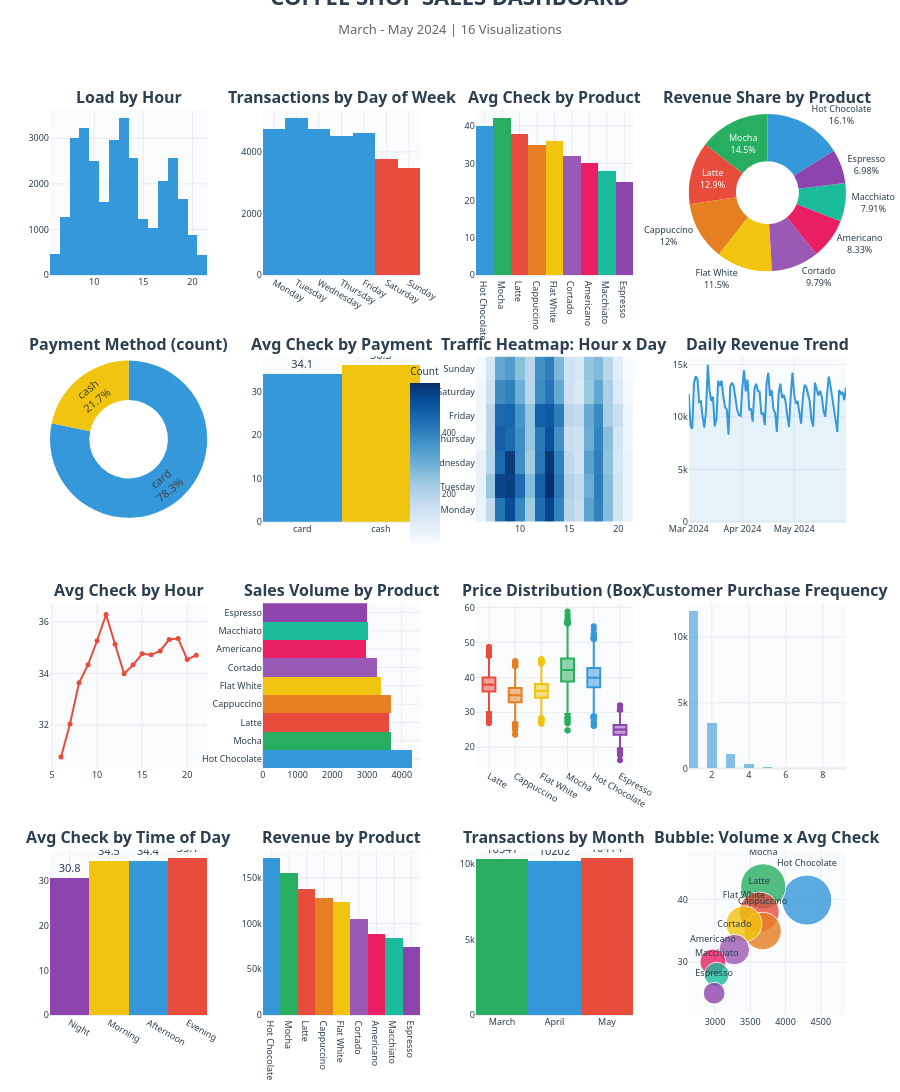

The cell this chart's notebook holds for it:
### Markdown cell above
## Ключевые выводы

   -  Операционная эффективность: Загрузка неравномерна. Рекомендуется оптимизировать графики смен бариста, усиливая смены в часы пик (8-10, 12-14) и рассматривать варианты стимулирования спроса в мертвые зоны.
   -  Ассортиментная стратегия: Группа А (Latte, Cappuccino, Americano, Espresso) формирует 80% выручки. Необходимо обеспечить бесперебойное наличие ингредиентов для этих позиций. Позиции группы С требуют анализа себестоимости.
   -  Клиентский опыт и лояльность: Наблюдается четкая сегрегация между анонимными и лояльными клиентами. Модель машинного обучения подтвердила, что напиток и время являются предикторами типа оплаты.
   -  Удержание: Более 60% карточных клиентов совершили менее 3 покупок за 3 месяца. Требуется внедрение механик реактивации для перевода разовых покупателей в категорию постоянных.

### Code cell
import pandas as pd
import numpy as np
import plotly.graph_objects as go
from plotly.subplots import make_subplots
import warnings
warnings.filterwarnings('ignore')

# 1. LOAD AND PREPARE DATA
file_path = 'index_1_1.csv'

df = pd.read_csv(file_path, header=None,
                 names=['Date', 'DateTime', 'Payment_Method',
                        'Customer_ID', 'Amount', 'Product'])

if df.iloc[0]['Date'] in ('date', 'Date', 'DATE'):
    df = df.iloc[1:].reset_index(drop=True)

# Convert types safely
df['Amount'] = pd.to_numeric(df['Amount'], errors='coerce')
df['Date'] = pd.to_datetime(df['Date'], errors='coerce')
df['DateTime'] = pd.to_datetime(df['DateTime'], errors='coerce')
df = df.dropna(subset=['Amount', 'Date', 'DateTime'])

# Extract time features
df['Hour'] = df['DateTime'].dt.hour
df['DayOfWeek'] = df['DateTime'].dt.dayofweek
df['DayName'] = df['DateTime'].dt.day_name()
df['Month'] = df['DateTime'].dt.month
df['MonthName'] = df['DateTime'].dt.month_name()

print(f"Rows loaded: {len(df)}")
print(f"Period: {df['Date'].min().date()} - {df['Date'].max().date()}")
print(f"Columns: {list(df.columns)}")

# 2. PALETTE AND AGGREGATIONS

palette = {
    'Latte': '#E74C3C',
    'Cappuccino': '#E67E22',
    'Flat White': '#F1C40F',
    'Mocha': '#27AE60',
    'Hot Chocolate': '#3498DB',
    'Espresso': '#8E44AD',
    'Americano': '#E91E63',
    'Macchiato': '#1ABC9C',
    'Cortado': '#9B59B6'
}

products = list(palette.keys())

# Hourly
hourly = df.groupby('Hour').agg(
    transactions=('Amount', 'count'),
    revenue=('Amount', 'sum'),
    avg_check=('Amount', 'mean')
).reset_index()

# Day of week
dow_order = ['Monday', 'Tuesday', 'Wednesday', 'Thursday',
             'Friday', 'Saturday', 'Sunday']
daily = df.groupby('DayName').agg(
    transactions=('Amount', 'count'),
    revenue=('Amount', 'sum'),
    avg_check=('Amount', 'mean')
).reindex(dow_order).reset_index()

# By product
by_product = df.groupby('Product').agg(
    count=('Amount', 'count'),
    revenue=('Amount', 'sum'),
    avg_check=('Amount', 'mean'),
    min_price=('Amount', 'min'),
    max_price=('Amount', 'max')
).sort_values('revenue', ascending=False).reset_index()

# By payment method
by_payment = df.groupby('Payment_Method').agg(
    count=('Amount', 'count'),
    revenue=('Amount', 'sum'),
    avg_check=('Amount', 'mean')
).reset_index()

# Heatmap: Hour x DayOfWeek
heatmap_data = df.pivot_table(
    index='DayName', columns='Hour',
    values='Amount', aggfunc='count', fill_value=0
)
heatmap_data = heatmap_data.reindex(dow_order)

# Daily time series
daily_ts = df.groupby('Date').agg(
    transactions=('Amount', 'count'),
    revenue=('Amount', 'sum')
).reset_index()

# Avg check by time of day
time_bins = pd.cut(df['Hour'], bins=[0, 6, 12, 17, 22],
                   labels=['Night', 'Morning', 'Afternoon', 'Evening'],
                   include_lowest=True)
time_avg = df.groupby(time_bins, observed=True)['Amount'].mean().reset_index()
time_avg.columns = ['TimeOfDay', 'AvgCheck']

# Customer frequency
card_clients = df[df['Payment_Method'] == 'card'].groupby('Customer_ID').size().reset_index(name='purchases')
cash_clients = df[df['Payment_Method'] == 'cash'].groupby('Customer_ID').size().reset_index(name='purchases')

# Monthly
monthly = df.groupby('MonthName').agg(
    transactions=('Amount', 'count'),
    revenue=('Amount', 'sum')
).reindex(['March', 'April', 'May']).reset_index()

# 3. BUILD DASHBOARD (4x4 = 16 charts)

fig = make_subplots(
    rows=4, cols=4,
    subplot_titles=(
        "<b>Load by Hour</b>",
        "<b>Transactions by Day of Week</b>",
        "<b>Avg Check by Product</b>",
        "<b>Revenue Share by Product</b>",
        "<b>Payment Method (count)</b>",
        "<b>Avg Check by Payment</b>",
        "<b>Traffic Heatmap: Hour x Day</b>",
        "<b>Daily Revenue Trend</b>",
        "<b>Avg Check by Hour</b>",
        "<b>Sales Volume by Product</b>",
        "<b>Price Distribution (Box)</b>",
        "<b>Customer Purchase Frequency</b>",
        "<b>Avg Check by Time of Day</b>",
        "<b>Revenue by Product</b>",
        "<b>Transactions by Month</b>",
        "<b>Bubble: Volume x Avg Check</b>"
    ),
    specs=[
        [{"secondary_y": False}, {"secondary_y": False}, {"secondary_y": False}, {"type": "pie"}],
        [{"type": "pie"}, {"secondary_y": False}, {"secondary_y": False}, {"secondary_y": False}],
        [{"secondary_y": False}, {"secondary_y": False}, {"secondary_y": False}, {"secondary_y": False}],
        [{"secondary_y": False}, {"secondary_y": False}, {"secondary_y": False}, {"secondary_y": False}]
    ],
    vertical_spacing=0.09,
    horizontal_spacing=0.07
)

# --- ROW 1 ---
fig.add_trace(go.Bar(
    x=hourly['Hour'], y=hourly['transactions'],
    marker_color='#3498DB', marker_line_width=0,
    showlegend=False
), row=1, col=1)

day_colors = ['#3498DB']*5 + ['#E74C3C', '#E74C3C']
fig.add_trace(go.Bar(
    x=daily['DayName'], y=daily['transactions'],
    marker_color=day_colors, marker_line_width=0,
    showlegend=False
), row=1, col=2)

fig.add_trace(go.Bar(
    x=by_product['Product'], y=by_product['avg_check'],
    marker_color=[palette.get(p, '#999') for p in by_product['Product']],
    marker_line_width=0,
    showlegend=False
), row=1, col=3)

fig.add_trace(go.Pie(
    labels=by_product['Product'],
    values=by_product['revenue'],
    marker=dict(colors=[palette.get(p, '#999') for p in by_product['Product']]),
    textinfo='label+percent',
    textfont=dict(size=9),
    hole=0.4,
    showlegend=False
), row=1, col=4)

# --- ROW 2 ---
payment_colors = {'card': '#3498DB', 'cash': '#F1C40F'}
fig.add_trace(go.Pie(
    labels=by_payment['Payment_Method'],
    values=by_payment['count'],
    marker=dict(colors=[payment_colors.get(p, '#999') for p in by_payment['Payment_Method']]),
    textinfo='label+percent',
    hole=0.5,
    showlegend=False
), row=2, col=1)

fig.add_trace(go.Bar(
    x=by_payment['Payment_Method'], y=by_payment['avg_check'],
    marker_color=['#3498DB', '#F1C40F'],
    marker_line_width=0,
    text=[f"{v:.1f}" for v in by_payment['avg_check']],
    textposition='outside',
    showlegend=False
), row=2, col=2)

fig.add_trace(go.Heatmap(
    z=heatmap_data.values,
    x=heatmap_data.columns,
    y=heatmap_data.index,
    colorscale='Blues',
    showscale=True,
    colorbar=dict(title='Count', len=0.22, y=0.62, x=0.44,
                  tickfont=dict(size=8)),
    name='Traffic'
), row=2, col=3)

fig.add_trace(go.Scatter(
    x=daily_ts['Date'], y=daily_ts['revenue'],
    mode='lines', name='Revenue',
    line=dict(color='#3498DB', width=2),
    fill='tozeroy', fillcolor='rgba(52, 152, 219, 0.1)',
    showlegend=False
), row=2, col=4)

# --- ROW 3 ---
fig.add_trace(go.Scatter(
    x=hourly['Hour'], y=hourly['avg_check'],
    mode='lines+markers', name='Avg Check',
    line=dict(color='#E74C3C', width=2),
    marker=dict(size=5, color='#E74C3C'),
    showlegend=False
), row=3, col=1)

fig.add_trace(go.Bar(
    y=by_product['Product'], x=by_product['count'],
    orientation='h',
    marker_color=[palette.get(p, '#999') for p in by_product['Product']],
    marker_line_width=0,
    showlegend=False
), row=3, col=2)

for product in products[:6]:
    subset = df[df['Product'] == product]['Amount']
    fig.add_trace(go.Box(
        y=subset, name=product,
        marker_color=palette[product],
        showlegend=False,
        boxmean=True
    ), row=3, col=3)

fig.add_trace(go.Histogram(
    x=card_clients['purchases'], name='Card',
    marker_color='rgba(52, 152, 219, 0.6)',
    nbinsx=20, showlegend=False
), row=3, col=4)
fig.add_trace(go.Histogram(
    x=cash_clients['purchases'], name='Cash',
    marker_color='rgba(241, 196, 15, 0.6)',
    nbinsx=20, showlegend=False
), row=3, col=4)

# --- ROW 4 ---
time_colors = ['#8E44AD', '#F1C40F', '#3498DB', '#E74C3C']
fig.add_trace(go.Bar(
    x=time_avg['TimeOfDay'], y=time_avg['AvgCheck'],
    marker_color=time_colors[:len(time_avg)],
    marker_line_width=0,
    text=[f"{v:.1f}" for v in time_avg['AvgCheck']],
    textposition='outside',
    showlegend=False
), row=4, col=1)

fig.add_trace(go.Bar(
    x=by_product['Product'], y=by_product['revenue'],
    marker_color=[palette.get(p, '#999') for p in by_product['Product']],
    marker_line_width=0,
    showlegend=False
), row=4, col=2)

month_colors = ['#27AE60', '#3498DB', '#E74C3C']
fig.add_trace(go.Bar(
    x=monthly['MonthName'], y=monthly['transactions'],
    marker_color=month_colors[:len(monthly)],
    marker_line_width=0,
    text=monthly['transactions'], textposition='outside',
    showlegend=False
), row=4, col=3)

fig.add_trace(go.Scatter(
    x=by_product['count'], y=by_product['avg_check'],
    mode='markers+text',
    text=by_product['Product'],
    textposition='top center',
    textfont=dict(size=9),
    marker=dict(
        size=by_product['revenue'] / by_product['revenue'].max() * 50,
        color=[palette.get(p, '#999') for p in by_product['Product']],
        opacity=0.8,
        line=dict(width=1, color='white')
    ),
    showlegend=False
), row=4, col=4)

# 4. LIGHT THEME STYLING

fig.update_layout(
    title=dict(
        text="<b>COFFEE SHOP SALES DASHBOARD</b><br>"
             "<span style='font-size:13px; color:#666'>March - May 2024 | 16 Visualizations</span>",
        x=0.5, y=0.995,
        font=dict(size=22, color='#2C3E50', family='Segoe UI, Arial')
    ),
    paper_bgcolor='#FFFFFF',
    plot_bgcolor='#FAFBFC',
    font=dict(color='#2C3E50', family='Segoe UI, Arial', size=11),
    margin=dict(l=50, r=40, t=110, b=40),
    height=1500,
    hoverlabel_bgcolor='#FFFFFF',
    hoverlabel_bordercolor='#3498DB',
    showlegend=False
)

fig.update_xaxes(gridcolor='#E8ECF0', zerolinecolor='#E8ECF0',
                 tickfont=dict(size=9))
fig.update_yaxes(gridcolor='#E8ECF0', zerolinecolor='#E8ECF0',
                 tickfont=dict(size=9))

fig.show()

# 5. SUMMARY STATISTICS
print("=" * 60)
print("  COFFEE SHOP DASHBOARD | March - May 2024")
print("=" * 60)
print(f"  Total transactions:     {len(df):,}")
print(f"  Total revenue:          {df['Amount'].sum():,.0f}")
print(f"  Average check:          {df['Amount'].mean():.1f}")
print(f"  Period:                 {df['Date'].min().date()} to {df['Date'].max().date()}")
print(f"  Products:               {df['Product'].nunique()}")
print(f"  Unique customers:       {df['Customer_ID'].nunique():,}")
print(f"  Card / Cash:            {by_payment.iloc[0]['count']} / {by_payment.iloc[1]['count']}")
print(f"  Top product:            {by_product.iloc[0]['Product']}")
print(f"  Peak hour:              {hourly.loc[hourly['transactions'].idxmax(), 'Hour']}:00")
print("=" * 60)

### Figure 1 — Plotly figure (JSON) as saved in the notebook; plotly's stock layout.template omitted (floating-point values rounded to 4 significant figures; data arrays with more than 128 entries replaced by an {"elided": "..."} marker saying what was removed)
{"data": [{"marker": {"color": "#3498DB", "line": {"width": 0}}, "showlegend": false, "type": "bar", "x": [6, 7, 8, 9, 10, 11, 12, 13, 14, 15, 16, 17, 18, 19, 20, 21], "xaxis": "x", "y": [461, 1281, 3014, 3221, 2495, 1603, 2962, 3439, 2573, 1228, 1040, 2066, 2577, 1672, 885, 440], "yaxis": "y"}, {"marker": {"color": ["#3498DB", "#3498DB", "#3498DB", "#3498DB", "#3498DB", "#E74C3C", "#E74C3C"], "line": {"width": 0}}, "showlegend": false, "type": "bar", "x": ["Monday", "Tuesday", "Wednesday", "Thursday", "Friday", "Saturday", "Sunday"], "xaxis": "x2", "y": [4731, 5091, 4746, 4529, 4608, 3785, 3467], "yaxis": "y2"}, {"marker": {"color": ["#3498DB", "#27AE60", "#E74C3C", "#E67E22", "#F1C40F", "#9B59B6", "#E91E63", "#1ABC9C", "#8E44AD"], "line": {"width": 0}}, "showlegend": false, "type": "bar", "x": ["Hot Chocolate", "Mocha", "Latte", "Cappuccino", "Flat White", "Cortado", "Americano", "Macchiato", "Espresso"], "xaxis": "x3", "y": [39.91, 42.11, 37.99, 34.95, 36.1, 31.97, 29.99, 27.98, 24.99], "yaxis": "y3"}, {"domain": {"x": [0.8025, 1], "y": [0.8175, 1]}, "hole": 0.4, "labels": ["Hot Chocolate", "Mocha", "Latte", "Cappuccino", "Flat White", "Cortado", "Americano", "Macchiato", "Espresso"], "marker": {"colors": ["#3498DB", "#27AE60", "#E74C3C", "#E67E22", "#F1C40F", "#9B59B6", "#E91E63", "#1ABC9C", "#8E44AD"]}, "showlegend": false, "textfont": {"size": 9}, "textinfo": "label+percent", "type": "pie", "values": [171700.0, 155100.0, 137800.0, 128500.0, 123100.0, 104700.0, 89070.0, 84600.0, 74670.0]}, {"domain": {"x": [0, 0.1975], "y": [0.545, 0.7275]}, "hole": 0.5, "labels": ["card", "cash"], "marker": {"colors": ["#3498DB", "#F1C40F"]}, "showlegend": false, "textinfo": "label+percent", "type": "pie", "values": [24226, 6731]}, {"marker": {"color": ["#3498DB", "#F1C40F"], "line": {"width": 0}}, "showlegend": false, "text": ["34.1", "36.3"], "textposition": "outside", "type": "bar", "x": ["card", "cash"], "xaxis": "x4", "y": [34.06, 36.26], "yaxis": "y4"}, {"colorbar": {"len": 0.22, "tickfont": {"size": 8}, "title": {"text": "Count"}, "x": 0.44, "y": 0.62}, "colorscale": [[0, "rgb(247,251,255)"], [0.125, "rgb(222,235,247)"], [0.25, "rgb(198,219,239)"], [0.375, "rgb(158,202,225)"], [0.5, "rgb(107,174,214)"], [0.625, "rgb(66,146,198)"], [0.75, "rgb(33,113,181)"], [0.875, "rgb(8,81,156)"], [1, "rgb(8,48,107)"]], "name": "Traffic", "showscale": true, "type": "heatmap", "x": [6, 7, 8, 9, 10, 11, 12, 13, 14, 15, 16, 17, 18, 19, 20, 21], "xaxis": "x5", "y": ["Monday", "Tuesday", "Wednesday", "Thursday", "Friday", "Saturday", "Sunday"], "yaxis": "y5", "z": [[75, 177, 427, 506, 389, 233, 441, 521, 396, 197, 163, 327, 401, 268, 136, 74], [78, 243, 521, 532, 440, 270, 465, 563, 411, 208, 174, 304, 404, 267, 136, 75], [81, 197, 450, 539, 374, 227, 424, 549, 398, 183, 141, 330, 402, 254, 123, 74], [58, 190, 470, 445, 374, 246, 415, 498, 371, 159, 149, 303, 394, 263, 131, 63], [63, 190, 451, 455, 359, 245, 470, 479, 407, 185, 175, 312, 383, 217, 155, 62], [59, 152, 380, 400, 298, 192, 375, 425, 311, 149, 116, 240, 319, 212, 106, 51], [47, 132, 315, 344, 261, 190, 372, 404, 279, 147, 122, 250, 274, 191, 98, 41]]}, {"fill": "tozeroy", "fillcolor": "rgba(52, 152, 219, 0.1)", "line": {"color": "#3498DB", "width": 2}, "mode": "lines", "name": "Revenue", "showlegend": false, "type": "scatter", "x": ["2024-03-01T00:00:00.000000000", "2024-03-02T00:00:00.000000000", "2024-03-03T00:00:00.000000000", "2024-03-04T00:00:00.000000000", "2024-03-05T00:00:00.000000000", "2024-03-06T00:00:00.000000000", "2024-03-07T00:00:00.000000000", "2024-03-08T00:00:00.000000000", "2024-03-09T00:00:00.000000000", "2024-03-10T00:00:00.000000000", "2024-03-11T00:00:00.000000000", "2024-03-12T00:00:00.000000000", "2024-03-13T00:00:00.000000000", "2024-03-14T00:00:00.000000000", "2024-03-15T00:00:00.000000000", "2024-03-16T00:00:00.000000000", "2024-03-17T00:00:00.000000000", "2024-03-18T00:00:00.000000000", "2024-03-19T00:00:00.000000000", "2024-03-20T00:00:00.000000000", "2024-03-21T00:00:00.000000000", "2024-03-22T00:00:00.000000000", "2024-03-23T00:00:00.000000000", "2024-03-24T00:00:00.000000000", "2024-03-25T00:00:00.000000000", "2024-03-26T00:00:00.000000000", "2024-03-27T00:00:00.000000000", "2024-03-28T00:00:00.000000000", "2024-03-29T00:00:00.000000000", "2024-03-30T00:00:00.000000000", "2024-03-31T00:00:00.000000000", "2024-04-01T00:00:00.000000000", "2024-04-02T00:00:00.000000000", "2024-04-03T00:00:00.000000000", "2024-04-04T00:00:00.000000000", "2024-04-05T00:00:00.000000000", "2024-04-06T00:00:00.000000000", "2024-04-07T00:00:00.000000000", "2024-04-08T00:00:00.000000000", "2024-04-09T00:00:00.000000000", "2024-04-10T00:00:00.000000000", "2024-04-11T00:00:00.000000000", "2024-04-12T00:00:00.000000000", "2024-04-13T00:00:00.000000000", "2024-04-14T00:00:00.000000000", "2024-04-15T00:00:00.000000000", "2024-04-16T00:00:00.000000000", "2024-04-17T00:00:00.000000000", "2024-04-18T00:00:00.000000000", "2024-04-19T00:00:00.000000000", "2024-04-20T00:00:00.000000000", "2024-04-21T00:00:00.000000000", "2024-04-22T00:00:00.000000000", "2024-04-23T00:00:00.000000000", "2024-04-24T00:00:00.000000000", "2024-04-25T00:00:00.000000000", "2024-04-26T00:00:00.000000000", "2024-04-27T00:00:00.000000000", "2024-04-28T00:00:00.000000000", "2024-04-29T00:00:00.000000000", "2024-04-30T00:00:00.000000000", "2024-05-01T00:00:00.000000000", "2024-05-02T00:00:00.000000000", "2024-05-03T00:00:00.000000000", "2024-05-04T00:00:00.000000000", "2024-05-05T00:00:00.000000000", "2024-05-06T00:00:00.000000000", "2024-05-07T00:00:00.000000000", "2024-05-08T00:00:00.000000000", "2024-05-09T00:00:00.000000000", "2024-05-10T00:00:00.000000000", "2024-05-11T00:00:00.000000000", "2024-05-12T00:00:00.000000000", "2024-05-13T00:00:00.000000000", "2024-05-14T00:00:00.000000000", "2024-05-15T00:00:00.000000000", "2024-05-16T00:00:00.000000000", "2024-05-17T00:00:00.000000000", "2024-05-18T00:00:00.000000000", "2024-05-19T00:00:00.000000000", "2024-05-20T00:00:00.000000000", "2024-05-21T00:00:00.000000000", "2024-05-22T00:00:00.000000000", "2024-05-23T00:00:00.000000000", "2024-05-24T00:00:00.000000000", "2024-05-25T00:00:00.000000000", "2024-05-26T00:00:00.000000000", "2024-05-27T00:00:00.000000000", "2024-05-28T00:00:00.000000000", "2024-05-29T00:00:00.000000000", "2024-05-30T00:00:00.000000000", "2024-05-31T00:00:00.000000000"], "xaxis": "x6", "y": [12180.0, 9195.0, 8875.0, 13200.0, 13880.0, 13620.0, 11420.0, 11500.0, 10020.0, 8986.0, 10690.0, 14970.0, 12520.0, 11500.0, 11940.0, 9105.0, 9784.0, 13470.0, 12950.0, 13470.0, 11970.0, 10950.0, 10720.0, 8298.0, 12960.0, 13270.0, 12930.0, 11560.0, 10680.0, 10180.0, 10100.0, 12840.0, 14440.0, 12430.0, 13560.0, 10720.0, 10740.0, 9553.0, 12700.0, 13170.0, 12470.0, 12390.0, 10260.0, 10390.0, 9218.0, 13100.0, 14220.0, 12010.0, 12530.0, 10750.0, 10370.0, 8582.0, 12220.0, 13180.0, 11820.0, 12090.0, 11500.0, 10150.0, 9039.0, 12010.0, 14240.0, 12160.0, 11270.0, 11520.0, 10200.0, 9368.0, 11740.0, 13060.0, 12880.0, 12200.0, 11500.0, 9729.0, 9094.0, 13280.0, 12750.0, 12050.0, 12500.0, 11930.0, 10560.0, 10030.0, 12080.0, 13860.0, 13010.0, 11870.0, 11000.0, 9889.0, 8559.0, 12570.0, 12220.0, 12380.0, 11610.0, 12800.0], "yaxis": "y6"}, {"line": {"color": "#E74C3C", "width": 2}, "marker": {"color": "#E74C3C", "size": 5}, "mode": "lines+markers", "name": "Avg Check", "showlegend": false, "type": "scatter", "x": [6, 7, 8, 9, 10, 11, 12, 13, 14, 15, 16, 17, 18, 19, 20, 21], "xaxis": "x7", "y": [30.78, 32.05, 33.64, 34.33, 35.26, 36.27, 35.12, 33.98, 34.33, 34.76, 34.71, 34.87, 35.31, 35.34, 34.53, 34.7], "yaxis": "y7"}, {"marker": {"color": ["#3498DB", "#27AE60", "#E74C3C", "#E67E22", "#F1C40F", "#9B59B6", "#E91E63", "#1ABC9C", "#8E44AD"], "line": {"width": 0}}, "orientation": "h", "showlegend": false, "type": "bar", "x": [4303, 3684, 3627, 3676, 3411, 3274, 2970, 3024, 2988], "xaxis": "x8", "y": ["Hot Chocolate", "Mocha", "Latte", "Cappuccino", "Flat White", "Cortado", "Americano", "Macchiato", "Espresso"], "yaxis": "y8"}, {"boxmean": true, "marker": {"color": "#E74C3C"}, "name": "Latte", "showlegend": false, "type": "box", "xaxis": "x9", "y": {"elided": "3627 float values"}, "yaxis": "y9"}, {"boxmean": true, "marker": {"color": "#E67E22"}, "name": "Cappuccino", "showlegend": false, "type": "box", "xaxis": "x9", "y": {"elided": "3676 float values"}, "yaxis": "y9"}, {"boxmean": true, "marker": {"color": "#F1C40F"}, "name": "Flat White", "showlegend": false, "type": "box", "xaxis": "x9", "y": {"elided": "3411 float values"}, "yaxis": "y9"}, {"boxmean": true, "marker": {"color": "#27AE60"}, "name": "Mocha", "showlegend": false, "type": "box", "xaxis": "x9", "y": {"elided": "3684 float values"}, "yaxis": "y9"}, {"boxmean": true, "marker": {"color": "#3498DB"}, "name": "Hot Chocolate", "showlegend": false, "type": "box", "xaxis": "x9", "y": {"elided": "4303 float values"}, "yaxis": "y9"}, {"boxmean": true, "marker": {"color": "#8E44AD"}, "name": "Espresso", "showlegend": false, "type": "box", "xaxis": "x9", "y": {"elided": "2988 float values"}, "yaxis": "y9"}, {"marker": {"color": "rgba(52, 152, 219, 0.6)"}, "name": "Card", "nbinsx": 20, "showlegend": false, "type": "histogram", "x": {"elided": "16995 int values"}, "xaxis": "x10", "yaxis": "y10"}, {"marker": {"color": "rgba(241, 196, 15, 0.6)"}, "name": "Cash", "nbinsx": 20, "showlegend": false, "type": "histogram", "x": [], "xaxis": "x10", "yaxis": "y10"}, {"marker": {"color": ["#8E44AD", "#F1C40F", "#3498DB", "#E74C3C"], "line": {"width": 0}}, "showlegend": false, "text": ["30.8", "34.5", "34.4", "35.1"], "textposition": "outside", "type": "bar", "x": ["Night", "Morning", "Afternoon", "Evening"], "xaxis": "x11", "y": [30.78, 34.52, 34.41, 35.15], "yaxis": "y11"}, {"marker": {"color": ["#3498DB", "#27AE60", "#E74C3C", "#E67E22", "#F1C40F", "#9B59B6", "#E91E63", "#1ABC9C", "#8E44AD"], "line": {"width": 0}}, "showlegend": false, "type": "bar", "x": ["Hot Chocolate", "Mocha", "Latte", "Cappuccino", "Flat White", "Cortado", "Americano", "Macchiato", "Espresso"], "xaxis": "x12", "y": [171700.0, 155100.0, 137800.0, 128500.0, 123100.0, 104700.0, 89070.0, 84600.0, 74670.0], "yaxis": "y12"}, {"marker": {"color": ["#27AE60", "#3498DB", "#E74C3C"], "line": {"width": 0}}, "showlegend": false, "text": [10340.0, 10200.0, 10410.0], "textposition": "outside", "type": "bar", "x": ["March", "April", "May"], "xaxis": "x13", "y": [10341, 10202, 10414], "yaxis": "y13"}, {"marker": {"color": ["#3498DB", "#27AE60", "#E74C3C", "#E67E22", "#F1C40F", "#9B59B6", "#E91E63", "#1ABC9C", "#8E44AD"], "line": {"color": "white", "width": 1}, "opacity": 0.8, "size": [50.0, 45.17, 40.12, 37.41, 35.86, 30.48, 25.94, 24.63, 21.74]}, "mode": "markers+text", "showlegend": false, "text": ["Hot Chocolate", "Mocha", "Latte", "Cappuccino", "Flat White", "Cortado", "Americano", "Macchiato", "Espresso"], "textfont": {"size": 9}, "textposition": "top center", "type": "scatter", "x": [4303, 3684, 3627, 3676, 3411, 3274, 2970, 3024, 2988], "xaxis": "x14", "y": [39.91, 42.11, 37.99, 34.95, 36.1, 31.97, 29.99, 27.98, 24.99], "yaxis": "y14"}], "layout": {"annotations": [{"font": {"size": 16}, "showarrow": false, "text": "<b>Load by Hour</b>", "x": 0.09875, "xanchor": "center", "xref": "paper", "y": 1, "yanchor": "bottom", "yref": "paper"}, {"font": {"size": 16}, "showarrow": false, "text": "<b>Transactions by Day of Week</b>", "x": 0.3663, "xanchor": "center", "xref": "paper", "y": 1, "yanchor": "bottom", "yref": "paper"}, {"font": {"size": 16}, "showarrow": false, "text": "<b>Avg Check by Product</b>", "x": 0.6338, "xanchor": "center", "xref": "paper", "y": 1, "yanchor": "bottom", "yref": "paper"}, {"font": {"size": 16}, "showarrow": false, "text": "<b>Revenue Share by Product</b>", "x": 0.9012, "xanchor": "center", "xref": "paper", "y": 1, "yanchor": "bottom", "yref": "paper"}, {"font": {"size": 16}, "showarrow": false, "text": "<b>Payment Method (count)</b>", "x": 0.09875, "xanchor": "center", "xref": "paper", "y": 0.7275, "yanchor": "bottom", "yref": "paper"}, {"font": {"size": 16}, "showarrow": false, "text": "<b>Avg Check by Payment</b>", "x": 0.3663, "xanchor": "center", "xref": "paper", "y": 0.7275, "yanchor": "bottom", "yref": "paper"}, {"font": {"size": 16}, "showarrow": false, "text": "<b>Traffic Heatmap: Hour x Day</b>", "x": 0.6338, "xanchor": "center", "xref": "paper", "y": 0.7275, "yanchor": "bottom", "yref": "paper"}, {"font": {"size": 16}, "showarrow": false, "text": "<b>Daily Revenue Trend</b>", "x": 0.9012, "xanchor": "center", "xref": "paper", "y": 0.7275, "yanchor": "bottom", "yref": "paper"}, {"font": {"size": 16}, "showarrow": false, "text": "<b>Avg Check by Hour</b>", "x": 0.09875, "xanchor": "center", "xref": "paper", "y": 0.455, "yanchor": "bottom", "yref": "paper"}, {"font": {"size": 16}, "showarrow": false, "text": "<b>Sales Volume by Product</b>", "x": 0.3663, "xanchor": "center", "xref": "paper", "y": 0.455, "yanchor": "bottom", "yref": "paper"}, {"font": {"size": 16}, "showarrow": false, "text": "<b>Price Distribution (Box)</b>", "x": 0.6338, "xanchor": "center", "xref": "paper", "y": 0.455, "yanchor": "bottom", "yref": "paper"}, {"font": {"size": 16}, "showarrow": false, "text": "<b>Customer Purchase Frequency</b>", "x": 0.9012, "xanchor": "center", "xref": "paper", "y": 0.455, "yanchor": "bottom", "yref": "paper"}, {"font": {"size": 16}, "showarrow": false, "text": "<b>Avg Check by Time of Day</b>", "x": 0.09875, "xanchor": "center", "xref": "paper", "y": 0.1825, "yanchor": "bottom", "yref": "paper"}, {"font": {"size": 16}, "showarrow": false, "text": "<b>Revenue by Product</b>", "x": 0.3663, "xanchor": "center", "xref": "paper", "y": 0.1825, "yanchor": "bottom", "yref": "paper"}, {"font": {"size": 16}, "showarrow": false, "text": "<b>Transactions by Month</b>", "x": 0.6338, "xanchor": "center", "xref": "paper", "y": 0.1825, "yanchor": "bottom", "yref": "paper"}, {"font": {"size": 16}, "showarrow": false, "text": "<b>Bubble: Volume x Avg Check</b>", "x": 0.9012, "xanchor": "center", "xref": "paper", "y": 0.1825, "yanchor": "bottom", "yref": "paper"}], "font": {"color": "#2C3E50", "family": "Segoe UI, Arial", "size": 11}, "height": 1500, "hoverlabel": {"bgcolor": "#FFFFFF", "bordercolor": "#3498DB"}, "margin": {"b": 40, "l": 50, "r": 40, "t": 110}, "paper_bgcolor": "#FFFFFF", "plot_bgcolor": "#FAFBFC", "showlegend": false, "title": {"font": {"color": "#2C3E50", "family": "Segoe UI, Arial", "size": 22}, "text": "<b>COFFEE SHOP SALES DASHBOARD</b><br><span style='font-size:13px; color:#666'>March - May 2024 | 16 Visualizations</span>", "x": 0.5, "y": 0.995}, "xaxis": {"anchor": "y", "domain": [0, 0.1975], "gridcolor": "#E8ECF0", "tickfont": {"size": 9}, "zerolinecolor": "#E8ECF0"}, "xaxis10": {"anchor": "y10", "domain": [0.8025, 1], "gridcolor": "#E8ECF0", "tickfont": {"size": 9}, "zerolinecolor": "#E8ECF0"}, "xaxis11": {"anchor": "y11", "domain": [0, 0.1975], "gridcolor": "#E8ECF0", "tickfont": {"size": 9}, "zerolinecolor": "#E8ECF0"}, "xaxis12": {"anchor": "y12", "domain": [0.2675, 0.465], "gridcolor": "#E8ECF0", "tickfont": {"size": 9}, "zerolinecolor": "#E8ECF0"}, "xaxis13": {"anchor": "y13", "domain": [0.535, 0.7325], "gridcolor": "#E8ECF0", "tickfont": {"size": 9}, "zerolinecolor": "#E8ECF0"}, "xaxis14": {"anchor": "y14", "domain": [0.8025, 1], "gridcolor": "#E8ECF0", "tickfont": {"size": 9}, "zerolinecolor": "#E8ECF0"}, "xaxis2": {"anchor": "y2", "domain": [0.2675, 0.465], "gridcolor": "#E8ECF0", "tickfont": {"size": 9}, "zerolinecolor": "#E8ECF0"}, "xaxis3": {"anchor": "y3", "domain": [0.535, 0.7325], "gridcolor": "#E8ECF0", "tickfont": {"size": 9}, "zerolinecolor": "#E8ECF0"}, "xaxis4": {"anchor": "y4", "domain": [0.2675, 0.465], "gridcolor": "#E8ECF0", "tickfont": {"size": 9}, "zerolinecolor": "#E8ECF0"}, "xaxis5": {"anchor": "y5", "domain": [0.535, 0.7325], "gridcolor": "#E8ECF0", "tickfont": {"size": 9}, "zerolinecolor": "#E8ECF0"}, "xaxis6": {"anchor": "y6", "domain": [0.8025, 1], "gridcolor": "#E8ECF0", "tickfont": {"size": 9}, "zerolinecolor": "#E8ECF0"}, "xaxis7": {"anchor": "y7", "domain": [0, 0.1975], "gridcolor": "#E8ECF0", "tickfont": {"size": 9}, "zerolinecolor": "#E8ECF0"}, "xaxis8": {"anchor": "y8", "domain": [0.2675, 0.465], "gridcolor": "#E8ECF0", "tickfont": {"size": 9}, "zerolinecolor": "#E8ECF0"}, "xaxis9": {"anchor": "y9", "domain": [0.535, 0.7325], "gridcolor": "#E8ECF0", "tickfont": {"size": 9}, "zerolinecolor": "#E8ECF0"}, "yaxis": {"anchor": "x", "domain": [0.8175, 1], "gridcolor": "#E8ECF0", "tickfont": {"size": 9}, "zerolinecolor": "#E8ECF0"}, "yaxis10": {"anchor": "x10", "domain": [0.2725, 0.455], "gridcolor": "#E8ECF0", "tickfont": {"size": 9}, "zerolinecolor": "#E8ECF0"}, "yaxis11": {"anchor": "x11", "domain": [0, 0.1825], "gridcolor": "#E8ECF0", "tickfont": {"size": 9}, "zerolinecolor": "#E8ECF0"}, "yaxis12": {"anchor": "x12", "domain": [0, 0.1825], "gridcolor": "#E8ECF0", "tickfont": {"size": 9}, "zerolinecolor": "#E8ECF0"}, "yaxis13": {"anchor": "x13", "domain": [0, 0.1825], "gridcolor": "#E8ECF0", "tickfont": {"size": 9}, "zerolinecolor": "#E8ECF0"}, "yaxis14": {"anchor": "x14", "domain": [0, 0.1825], "gridcolor": "#E8ECF0", "tickfont": {"size": 9}, "zerolinecolor": "#E8ECF0"}, "yaxis2": {"anchor": "x2", "domain": [0.8175, 1], "gridcolor": "#E8ECF0", "tickfont": {"size": 9}, "zerolinecolor": "#E8ECF0"}, "yaxis3": {"anchor": "x3", "domain": [0.8175, 1], "gridcolor": "#E8ECF0", "tickfont": {"size": 9}, "zerolinecolor": "#E8ECF0"}, "yaxis4": {"anchor": "x4", "domain": [0.545, 0.7275], "gridcolor": "#E8ECF0", "tickfont": {"size": 9}, "zerolinecolor": "#E8ECF0"}, "yaxis5": {"anchor": "x5", "domain": [0.545, 0.7275], "gridcolor": "#E8ECF0", "tickfont": {"size": 9}, "zerolinecolor": "#E8ECF0"}, "yaxis6": {"anchor": "x6", "domain": [0.545, 0.7275], "gridcolor": "#E8ECF0", "tickfont": {"size": 9}, "zerolinecolor": "#E8ECF0"}, "yaxis7": {"anchor": "x7", "domain": [0.2725, 0.455], "gridcolor": "#E8ECF0", "tickfont": {"size": 9}, "zerolinecolor": "#E8ECF0"}, "yaxis8": {"anchor": "x8", "domain": [0.2725, 0.455], "gridcolor": "#E8ECF0", "tickfont": {"size": 9}, "zerolinecolor": "#E8ECF0"}, "yaxis9": {"anchor": "x9", "domain": [0.2725, 0.455], "gridcolor": "#E8ECF0", "tickfont": {"size": 9}, "zerolinecolor": "#E8ECF0"}}}
